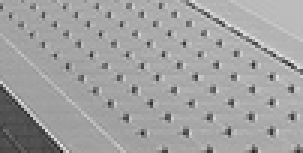
#> input picture figs/ComS_img_033_HQ_N50.png, 101 x 51 px (shown 3 times larger); its folder holds 2 pictures in this run
$ python add_Mix.py -i ../figs -o out.png
#> lines starting #> are read from the running program, lines starting #| are printed output that depends on the picture
#> in process_single_image, img is the input picture: shape (51, 101); min 35, max 230, mean 161.2
import cv2
import numpy as np
import os
from tqdm import tqdm
import argparse

# ===============================
#   噪声构造函数
# ===============================

def add_poisson_gaussian_noise(img, peak=30, sigma=10):
    """
    添加 Poisson-Gaussian 噪声
    Args:
        img: 输入图像，float32 类型，范围 0-255
        peak: 用于归一化泊松噪声的峰值参数
        sigma: 高斯噪声标准差
    Returns:
        img_noisy: 添加噪声后的图像
    """
#> called with peak = 50, sigma = 10
    img_norm = img / 255.0
    poisson_noise = np.random.poisson(np.minimum(img_norm * peak, peak)) / peak
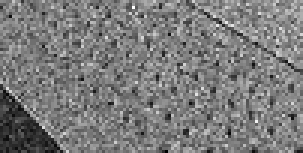
#> poisson_noise: shape (51, 101) float64 (shown 3 times larger); min 0.08, max 1.22, mean 0.633; drawn with min black and max white
    gaussian_noise = np.random.randn(*img.shape) * (sigma / 255.0)
    img_noisy = img_norm + poisson_noise + gaussian_noise
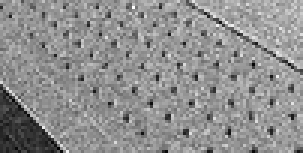
#> img_noisy: shape (51, 101) float64 (shown 3 times larger); min 0.248, max 2.05, mean 1.26; drawn with min black and max white
    img_noisy = np.clip(img_noisy * 255.0, 0, 255).astype(np.float32)
    return img_noisy

def add_row_stripe(img, amplitude):
    """添加行方向条纹"""
    H, W = img.shape
    bias = np.random.uniform(-amplitude, amplitude, H)
    stripe = np.repeat(bias[:, np.newaxis], W, axis=1)
    return img + stripe

def add_col_stripe(img, amplitude):
    """添加列方向条纹"""
#> called with amplitude = 4
    H, W = img.shape
#> H = 51; W = 101
    bias = np.random.uniform(-amplitude, amplitude, W)
    stripe = np.repeat(bias[np.newaxis, :], H, axis=0)
    return img + stripe
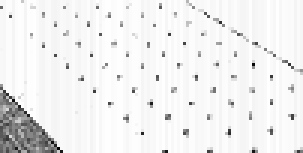
#> returned value: shape (51, 101) float64 (shown 3 times larger); min 60.54, max 259, mean 246.7; drawn with min black and max white

# ===============================
#   三种噪声等级
# ===============================

def apply_noise_level1(img):
    """Level 1: 轻度噪声"""
    out = add_poisson_gaussian_noise(img, peak=50, sigma=10)
    out = add_col_stripe(out, amplitude=4)
    return out

def apply_noise_level2(img):
    """Level 2: 中度噪声"""
    out = add_poisson_gaussian_noise(img, peak=50, sigma=10)
    out = add_row_stripe(out, amplitude=2)
    out = add_col_stripe(out, amplitude=5)
    return out

# ===============================
#   单图像处理函数
# ===============================

def process_single_image(input_path, output_dir, levels=[1,2]):
    img = cv2.imread(input_path, cv2.IMREAD_GRAYSCALE)
    if img is None:
        raise FileNotFoundError(f"无法读取图像：{input_path}")

    img = img.astype(np.float32)
    filename = os.path.basename(input_path)
    name, ext = os.path.splitext(filename)

    result = {'filename': filename, 'levels': []}

    if 1 in levels:
        noisy1 = apply_noise_level1(img)
        noisy1 = np.clip(noisy1, 0, 255).astype(np.uint8)
        output_path1 = os.path.join(output_dir, f"{name}_noisy_level1{ext}")
        cv2.imwrite(output_path1, noisy1)
        result['levels'].append({'level':1, 'path':output_path1})

    if 2 in levels:
        noisy2 = apply_noise_level2(img)
#> call 2 of add_poisson_gaussian_noise, with peak = 50, sigma = 10
#> in add_poisson_gaussian_noise (call 2), `poisson_noise = np.random.poisson(np.minimum(img_norm * peak, peak)) /..`:
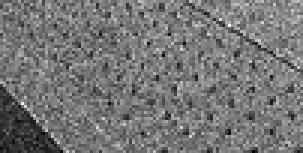
#> poisson_noise: shape (51, 101) float64 (shown 3 times larger); min 0.06, max 1.3, mean 0.633; drawn with min black and max white
#> in add_poisson_gaussian_noise (call 2), `img_noisy = img_norm + poisson_noise + gaussian_noise`:
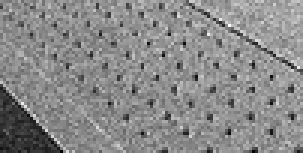
#> img_noisy: shape (51, 101) float64 (shown 3 times larger); min 0.232, max 2.14, mean 1.27; drawn with min black and max white
#> in add_poisson_gaussian_noise (call 2), `img_noisy = np.clip(img_noisy * 255.0, 0, 255).astype(np.float32)`:
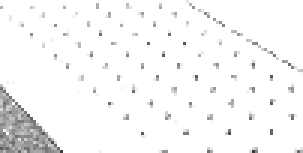
#> img_noisy: shape (51, 101) float32 (shown 3 times larger); min 59.28, max 255, mean 246.8
#> in add_row_stripe, `return img + stripe`:
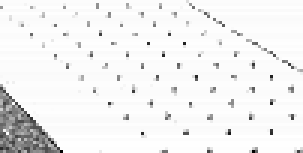
#> returned value: shape (51, 101) float64 (shown 3 times larger); min 60.33, max 256.8, mean 246.6; drawn with min black and max white
        noisy2 = np.clip(noisy2, 0, 255).astype(np.uint8)
        output_path2 = os.path.join(output_dir, f"{name}_noisy_level2{ext}")
        cv2.imwrite(output_path2, noisy2)
        result['levels'].append({'level':2, 'path':output_path2})

    return result

# ===============================
#   批量处理函数
# ===============================

def batch_process(input_dir, output_dir, levels=[1,2]):
    valid_ext = ('.png', '.jpg', '.jpeg', '.bmp', '.tif', '.tiff', '.pgm', '.ppm')
    image_files = [f for f in os.listdir(input_dir) if f.lower().endswith(valid_ext)]
    image_files.sort()

    if not image_files:
        print(f"错误：在 {input_dir} 中没有找到有效图像文件")
        return

    os.makedirs(output_dir, exist_ok=True)

    print(f"找到 {len(image_files)} 张图像待处理")
    print(f"输入目录：{input_dir}")
    print(f"输出目录：{output_dir}")
    print(f"生成噪声等级：{levels}")
    print("-"*60)

    success_count = 0
    fail_count = 0

    for filename in tqdm(image_files, desc="添加噪声中"):
        input_path = os.path.join(input_dir, filename)
        try:
            result = process_single_image(input_path, output_dir, levels)
            success_count += 1
            level_info = ", ".join([f"Level{l['level']}" for l in result['levels']])
            print(f"✓ {filename} -> {level_info}")
        except Exception as e:
            fail_count += 1
            print(f"✗ {filename} 处理失败：{str(e)}")
#> pass 2 of the loop in batch_process, `for filename in tqdm(image_files, desc="添加噪声中"):`:
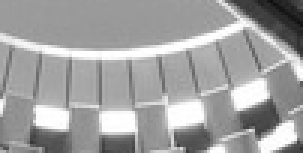
#> input picture figs/ComS_img_057_HQ_N50.png, 101 x 51 px (shown 3 times larger)
#> in process_single_image, img is the input picture: shape (51, 101); min 16, max 255, mean 161.1
#> in add_poisson_gaussian_noise (call 4), `poisson_noise = np.random.poisson(np.minimum(img_norm * peak, peak)) /..`:
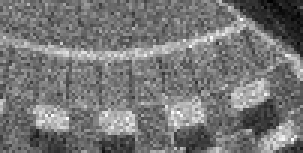
#> poisson_noise: shape (51, 101) float64 (shown 3 times larger); min 0, max 1.36, mean 0.631; drawn with min black and max white
#> in add_poisson_gaussian_noise (call 4), `img_noisy = np.clip(img_noisy * 255.0, 0, 255).astype(np.float32)`:
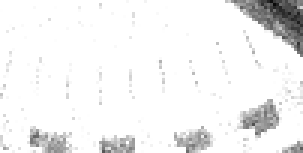
#> img_noisy: shape (51, 101) float32 (shown 3 times larger); min 9.1, max 255, mean 241.4

    print("\n" + "="*60)
    print("处理完成统计：")
    print(f"  成功：{success_count} 张")
    print(f"  失败：{fail_count} 张")
    print(f"  总计：{len(image_files)} 张")
    print(f"噪声图像保存位置：{output_dir}")

# ===============================
#   主函数
# ===============================

def main():
    parser = argparse.ArgumentParser(description='批量添加 Poisson-Gaussian + 条纹噪声')
    parser.add_argument('--input','-i', type=str, required=True, help='输入图像文件夹路径')
    parser.add_argument('--output','-o', type=str, required=True, help='输出噪声图像文件夹路径')
    parser.add_argument('--levels','-l', type=int, nargs='+', default=[1,2], help='噪声等级，可选 1/2')
    parser.add_argument('--seed','-s', type=int, default=None, help='随机种子（可选）')

    args = parser.parse_args()

    if args.seed is not None:
        np.random.seed(args.seed)
        print(f"已设置随机种子：{args.seed}")

    valid_levels = [1,2]
    levels = [l for l in args.levels if l in valid_levels]
    if not levels:
        print(f"错误：无效噪声等级 {args.levels}")
        return

    batch_process(args.input, args.output, levels)

if __name__ == '__main__':
    main()

# 使用示例（命令行）：
# python /home/caoxinyu/UNet-based/Xformer-main/utils/add_Mix.py -i /home/caoxinyu/UNet-based/Xformer-main/inputs/DLS-NUC-100 -o /home/caoxinyu/UNet-based/Xformer-main/inputs/DLS-NUC-100_noise -l 1 2 --seed 42
